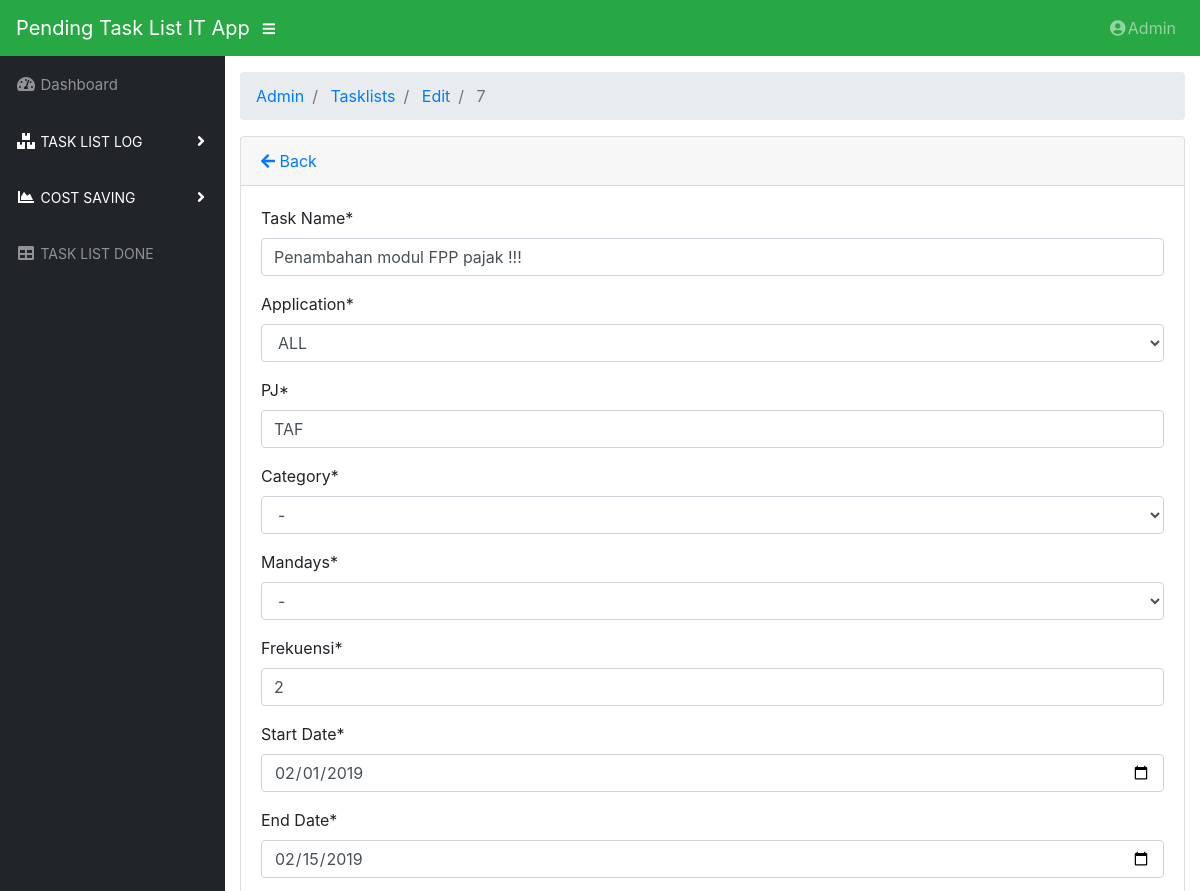
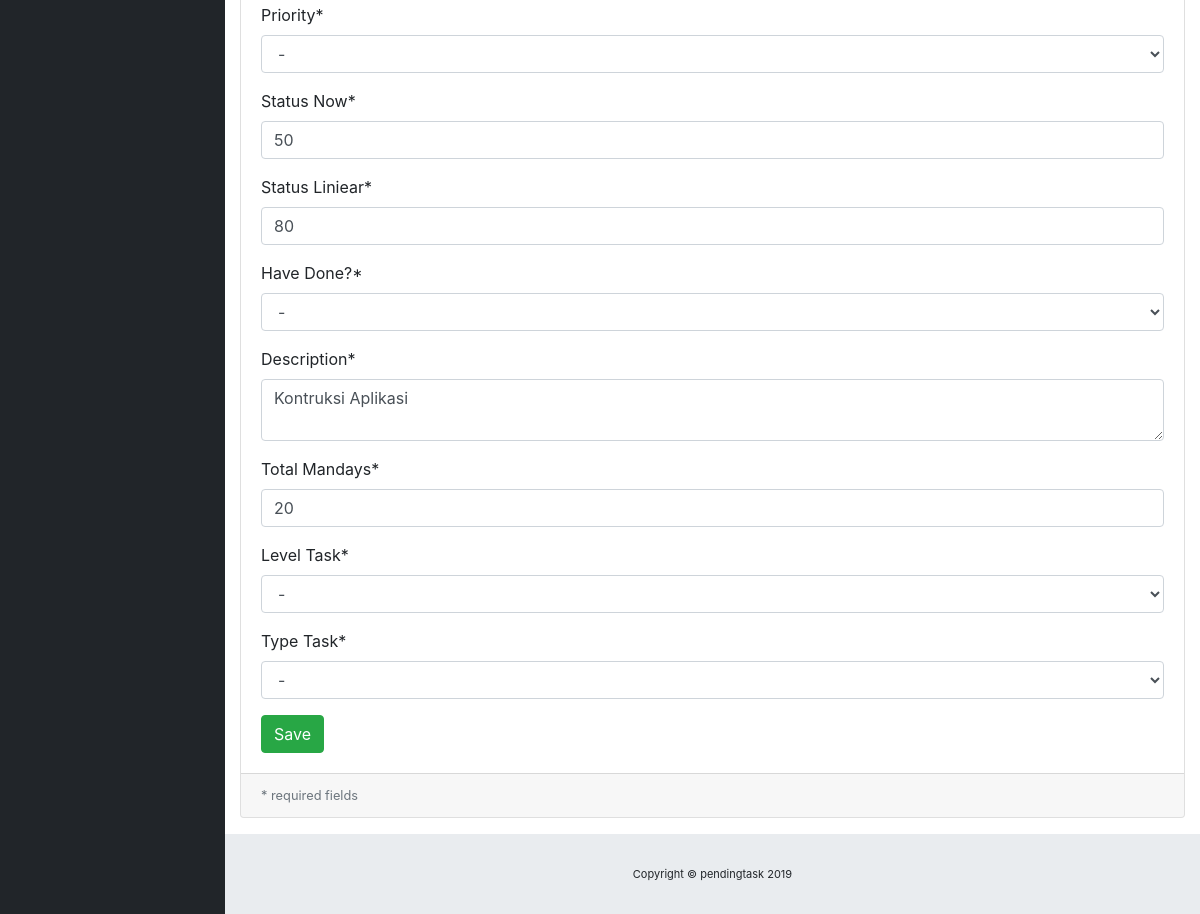
Page /admin/tasklists/edit/7 on the committed database (2 pictures, top to bottom).
### tables this page shows
CREATE TABLE `tasklists` (
  `task_id` int(11) NOT NULL,
  `task_name` varchar(150) NOT NULL,
  `application` varchar(15) NOT NULL,
  `pj` varchar(10) NOT NULL,
  `category` varchar(15) NOT NULL,
  `mandays` varchar(5) NOT NULL,
  `frekuensi` int(11) NOT NULL,
  `start_date` date NOT NULL,
  `end_date` date NOT NULL,
  `priority` varchar(10) NOT NULL,
  `stat_now` int(11) NOT NULL,
  `stat_lin` int(11) NOT NULL,
  `done` varchar(10) NOT NULL,
  `description` text NOT NULL,
  `sum_mandays` int(11) NOT NULL,
  `level_task` int(11) NOT NULL,
  `type_task` int(11) NOT NULL
);

### application/controllers/admin/Tasklists.php (called while the page is built, shortened)
<?php
class Tasklists extends CI_Controller
{
    public function __construct()
    {
        $this->load->model("Tasklist_model");
        $this->load->library('form_validation');
    }
    public function edit($id = null)
    {
        $tasklist = $this->Tasklist_model;
        $data["tasklist"] = $tasklist->getById($id);
        $this->load->view("admin/tasklist/edit_task", $data);
    }
}

### index.php (called while the page is built, shortened)
<?php
require_once BASEPATH.'core/CodeIgniter.php';

### application/models/Tasklist_model.php (called while the page is built, shortened)
<?php defined('BASEPATH') OR exit('No direct script access allowed');
class Tasklist_model extends CI_Model
{
    private $_table = "tasklists";
    public function getById($id)
    {
        return $this->db->get_where($this->_table, ["task_id" => $id])->row();
    }
}

### application/views/admin/tasklist/edit_task.php (the view, shortened to what this page needs)
<!DOCTYPE html>
<html lang="en">
<head>
</head>
<body id="page-top">
	<div id="wrapper">
		<div id="content-wrapper">
			<div class="container-fluid">
				<div class="card mb-3">
					<div class="card-header">
						<a href="<?php echo site_url('admin/tasklists/') ?>"><i class="fas fa-arrow-left"></i>
							Back</a>
					</div>
					<div class="card-body">
						<form action="<?php base_url('admin/tasklist/edit') ?>" method="post" enctype="multipart/form-data">
							<div class="form-group">
								<label for="task_name">Task Name*</label>
								<input class="form-control <?php echo form_error('task_name') ? 'is-invalid':'' ?>"
								 type="text" name="task_name" placeholder="Task Name" value="<?php echo $tasklist->task_name ?>" />
							</div>
							<div class="form-group">
								<label for="application">Application*</label>
								<select class="form-control <?php echo form_error('application') ? 'is-invalid':'' ?>"
								 type="text" name="application" value="<?php echo $tasklist->application ?>">
									<option value="ALL">ALL</option>
								</select>
							</div>
							<div class="form-group">
								<label for="pj">PJ*</label>
								<input class="form-control <?php echo form_error('pj') ? 'is-invalid':'' ?>"
								 type="text" name="pj" placeholder="PJ" value="<?php echo $tasklist->pj ?>" />
							</div>
							<div class="form-group">
								<label for="category">Category*</label>
								<select class="form-control <?php echo form_error('category') ? 'is-invalid':'' ?>"
								 type="text" name="category" value="<?php echo $tasklist->category ?>">
									<option value="0">-</option>
								</select>
							</div>
							<div class="form-group">
								<label for="mandays">Mandays*</label>
								<select class="form-control <?php echo form_error('mandays') ? 'is-invalid':'' ?>"
								 type="text" name="mandays" value="<?php echo $tasklist->mandays ?>">
									<option value="0">-</option>
								</select>
							</div>
							<div class="form-group">
								<label for="frekuensi">Frekuensi*</label>
								<input class="form-control <?php echo form_error('frekuensi') ? 'is-invalid':'' ?>"
								 type="number" name="frekuensi" placeholder="Frekuensi" value="<?php echo $tasklist->frekuensi ?>" />
							</div>
							<div class="form-group">
								<label for="start_date">Start Date*</label>
								<input class="form-control <?php echo form_error('start_date') ? 'is-invalid':'' ?>"
								 type="date" name="start_date" placeholder="Start Date" value="<?php echo $tasklist->start_date ?>" />
							</div>
							<div class="form-group">
								<label for="end_date">End Date*</label>
								<input class="form-control <?php echo form_error('end_date') ? 'is-invalid':'' ?>"
								 type="date" name="end_date" placeholder="End Date" value="<?php echo $tasklist->end_date ?>" />
							</div>
							<div class="form-group">
								<label for="priority">Priority*</label>
								<select class="form-control <?php echo form_error('priority') ? 'is-invalid':'' ?>"
								 type="text" name="priority" value="<?php echo $tasklist->priority ?>">
								 <option value="0">-</option>
								</select>
							</div>
							<div class="form-group">
								<label for="stat_now">Status Now*</label>
								<input class="form-control <?php echo form_error('stat_now') ? 'is-invalid':'' ?>"
								 type="number" name="stat_now" placeholder="Status Now" value="<?php echo $tasklist->stat_now ?>" />
							</div>
							<div class="form-group">
								<label for="stat_lin">Status Liniear*</label>
								<input class="form-control <?php echo form_error('stat_lin') ? 'is-invalid':'' ?>"
								 type="number" name="stat_lin" placeholder="Status Liniear" value="<?php echo $tasklist->stat_lin ?>" />
							</div>
							<div class="form-group">
								<label for="done">Have Done?*</label>
								<select class="form-control <?php echo form_error('done') ? 'is-invalid':'' ?>"
								 type="text" name="done" value="<?php echo $tasklist->done ?>">
									<option value="0">-</option>
								</select>
							</div>
							<div class="form-group">
								<label for="name">Description*</label>
								<textarea class="form-control <?php echo form_error('description') ? 'is-invalid':'' ?>"
								 name="description" placeholder="Description"><?php echo $tasklist->description ?></textarea>
							</div>
							<div class="form-group">
								<label for="sum_mandays">Total Mandays*</label>
								<input class="form-control <?php echo form_error('sum_mandays') ? 'is-invalid':'' ?>"
								 type="number" name="sum_mandays" placeholder="ex: 1" value="<?php echo $tasklist->sum_mandays ?>" />
							</div>
							<div class="form-group">
								<label for="level_task">Level Task*</label>
								<select class="form-control <?php echo form_error('level_task') ? 'is-invalid':'' ?>"
								 type="number" name="level_task" value="<?php echo $tasklist->level_task ?>">
									<option value="0">-</option>
								</select>
							</div>
							<div class="form-group">
								<label for="type_task">Type Task*</label>
								<select class="form-control <?php echo form_error('type_task') ? 'is-invalid':'' ?>"
								 type="number" name="type_task" value="<?php echo $tasklist->type_task ?>">
									<option value="0">-</option>
								</select>
							</div>
							<input class="btn btn-success" type="submit" name="btn" value="Save" />
						</form>
					</div>
					<div class="card-footer small text-muted">
						* required fields
					</div>
				</div>
			</div>
		</div>
</body>
</html>

### css/sb-admin.css (style rules this page uses)
html { position: relative; min-height: 100%; }
body { height: 100%; }
#wrapper { display: -webkit-box; display: -ms-flexbox; display: flex; }
#wrapper #content-wrapper { overflow-x: hidden; width: 100%; padding-top: 1rem; padding-bottom: 80px; }
:root { --input-padding-x: 0.75rem; --input-padding-y: 0.75rem; }

### rows in the picture
tasklists: task_name "Penambahan modul FPP pajak !!!", application "ALL", pj "TAF", category "-", mandays "-", frekuensi "2", start_date "02/01/2019", end_date "02/15/2019", priority "-", stat_now "50", stat_lin "80", done "-", description "Kontruksi Aplikasi", sum_mandays "20", level_task "-", type_task "-"

### other values in the picture
$segment "Admin"
$segment "Tasklists"
$segment "Edit"
$segment "7"
SITE_NAME "pendingtask"
Date('Y') "2019"
